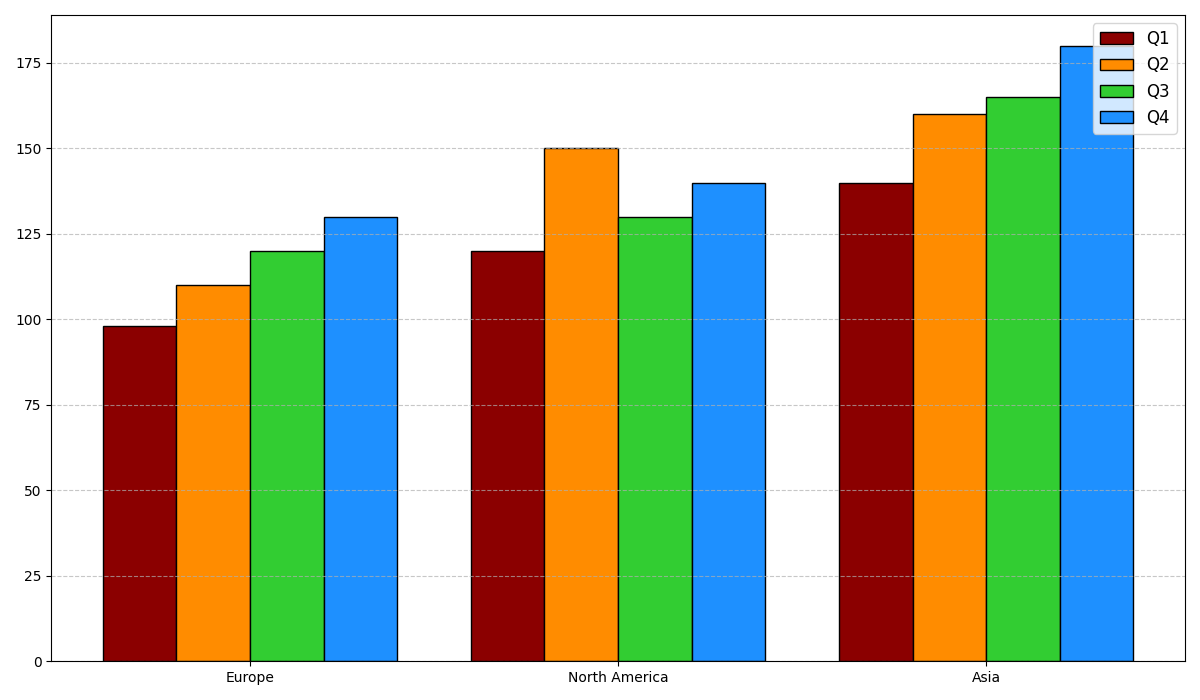

This chart was generated by the following Python code:
import matplotlib.pyplot as plt
import numpy as np

regions = ['North America', 'Europe', 'Asia']
q1_sales = [120, 98, 140]
q2_sales = [150, 110, 160]
q3_sales = [130, 120, 165]
q4_sales = [140, 130, 180]

# Sort the data
sorted_indices_q1 = np.argsort(q1_sales)
sorted_indices_q2 = np.argsort(q2_sales)
sorted_indices_q3 = np.argsort(q3_sales)
sorted_indices_q4 = np.argsort(q4_sales)

# Sort sales and corresponding regions
regions_sorted_q1 = [regions[i] for i in sorted_indices_q1]
regions_sorted_q2 = [regions[i] for i in sorted_indices_q2]
regions_sorted_q3 = [regions[i] for i in sorted_indices_q3]
regions_sorted_q4 = [regions[i] for i in sorted_indices_q4]

q1_sales_sorted = [q1_sales[i] for i in sorted_indices_q1]
q2_sales_sorted = [q2_sales[i] for i in sorted_indices_q2]
q3_sales_sorted = [q3_sales[i] for i in sorted_indices_q3]
q4_sales_sorted = [q4_sales[i] for i in sorted_indices_q4]

fig, ax1 = plt.subplots(1, 1, figsize=(12, 7))
bar_width = 0.2
bar_positions = np.arange(len(regions))

ax1.bar(bar_positions - 1.5 * bar_width, q1_sales_sorted, width=bar_width, color='#8B0000', edgecolor='black', label='Q1')
ax1.bar(bar_positions - 0.5 * bar_width, q2_sales_sorted, width=bar_width, color='#FF8C00', edgecolor='black', label='Q2')
ax1.bar(bar_positions + 0.5 * bar_width, q3_sales_sorted, width=bar_width, color='#32CD32', edgecolor='black', label='Q3')
ax1.bar(bar_positions + 1.5 * bar_width, q4_sales_sorted, width=bar_width, color='#1E90FF', edgecolor='black', label='Q4')

# Assuming sorting by Q1 sales as the primary order for x-ticks
ax1.set_xticks(bar_positions)
ax1.set_xticklabels(regions_sorted_q1)
ax1.legend(loc='upper right', fontsize=12)
ax1.yaxis.grid(True, linestyle='--', alpha=0.7)

plt.tight_layout()
plt.show()
